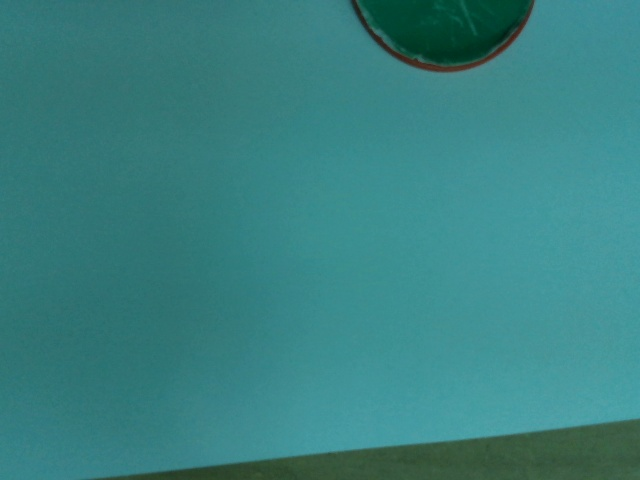
#> input picture frames/frame_0000.jpg, 640 x 480 px
$ python -i camera.py   (imports and definitions only)
#> lines starting #> are read from the running program, lines starting #| are printed output that depends on the picture; after the words box and inside, x2 and y2 are one past the last pixel; in counts of white or black regions, pixels touching at a corner belong together
#> further down, picture is the input picture: shape (480, 640, 3); mean B, G, R 128.7, 128.8, 55.7
import pyrealsense2 as rs
import numpy as np
import cv2

def detect_green_contours(image):
    # 轉換為HSV顏色空間
    hsv = cv2.cvtColor(image, cv2.COLOR_BGR2HSV)
#> hsv: shape (480, 640, 3); mean H, S, V 88.8, 146.9, 130.9

    # 定義綠色的HSV範圍（針對純綠色）
    lower_green = np.array([0, 0, 0])
    upper_green = np.array([179, 40, 255])

    # 創建顏色遮罩
    mask = cv2.inRange(hsv, lower_green, upper_green)
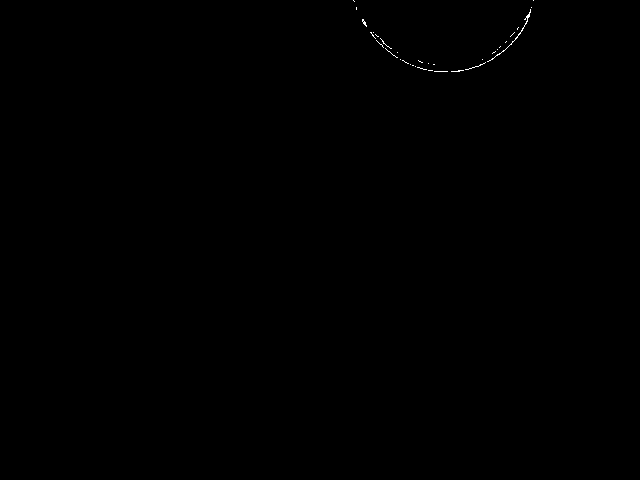
#> mask: shape (480, 640); 0.09% white in thin lines or dots, all inside (x1, y1, x2, y2) = (353, 0, 534, 72)

    # 形態學操作去噪
    kernel = np.ones((5,5), np.uint8)
    mask = cv2.morphologyEx(mask, cv2.MORPH_OPEN, kernel)
#> mask: shape (480, 640); every value is 0
    mask = cv2.morphologyEx(mask, cv2.MORPH_CLOSE, kernel)

    # 尋找輪廓
    contours, _ = cv2.findContours(mask, cv2.RETR_EXTERNAL, cv2.CHAIN_APPROX_SIMPLE)
#> contours = []

    return contours, mask

# 設置RealSense管線
# [1 line that did not run here, left out]
# [1 line that did not run here, left out]
# [49 lines not run here, left out]

>>> import cv2
>>> picture = cv2.imread('frames/frame_0000.jpg')
>>> result = detect_green_contours(picture)
